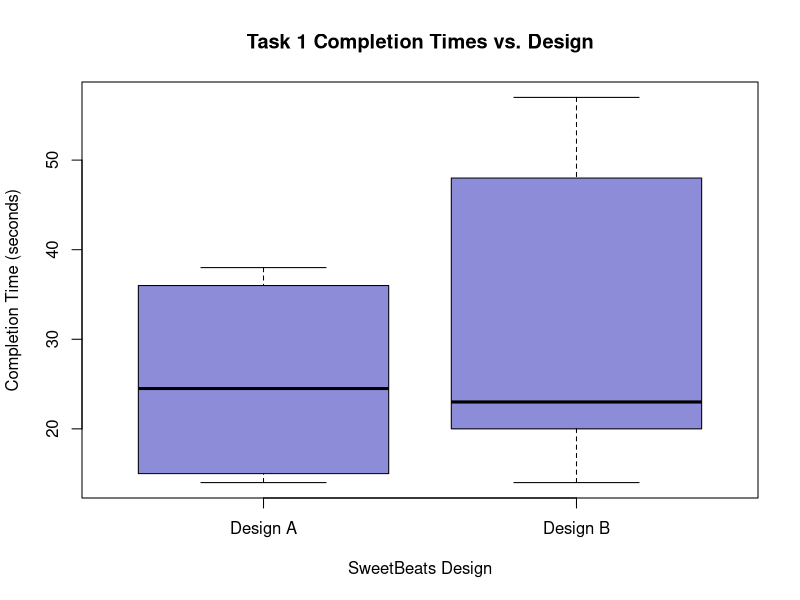
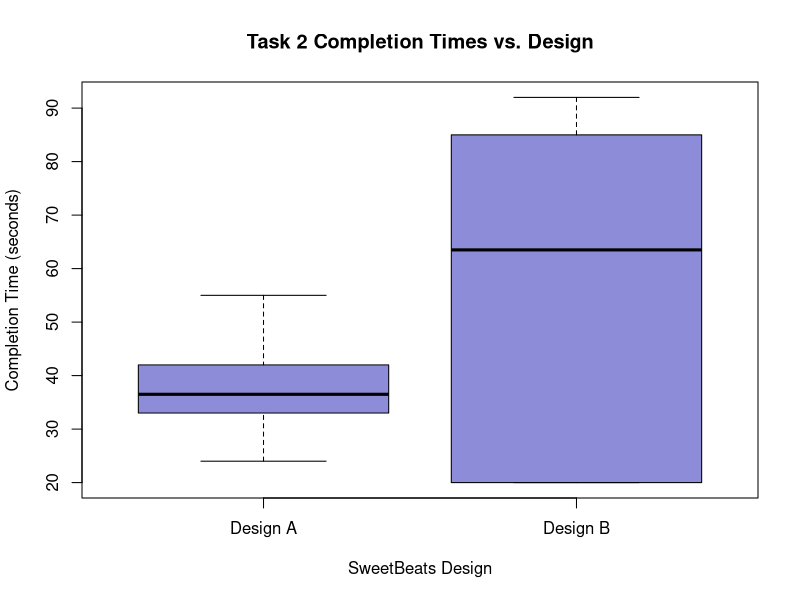
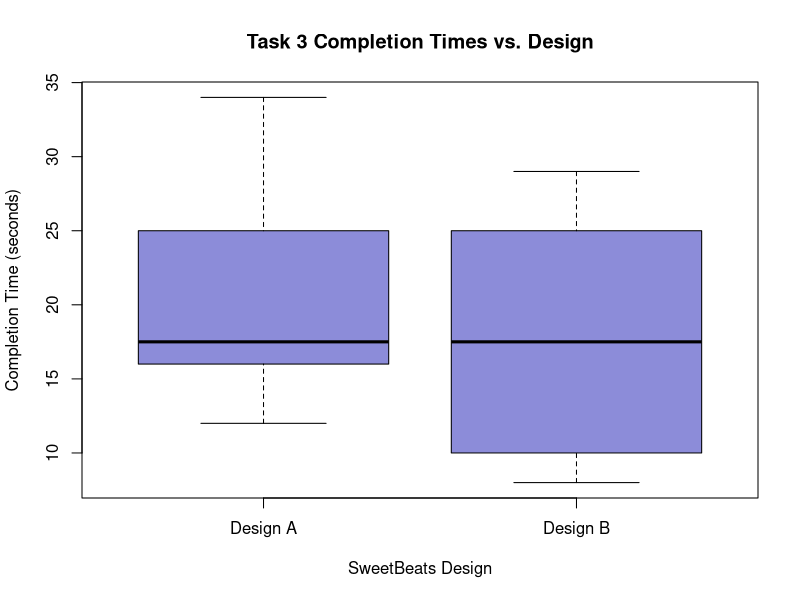
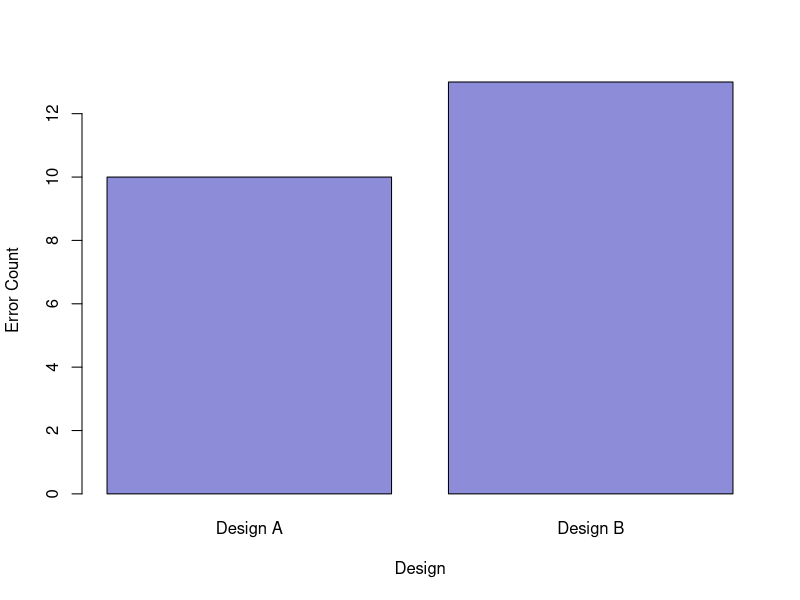

These figures' R source, in order:
# Create vectors for each of the t-tests we intend to conduct.
# These will correspond to time and error metrics for designs A, and B, for each task (including the overall usability task)

# Task times should be in seconds or minutes accross all tasks

designATask1Time <- c(30, 15, 36, 38, 14, 19)
designBTask1Time <- c(20, 14, 48, 57, 26, 20)

designATask2Time <- c(33, 55, 24, 42, 36, 37)
designBTask2Time <- c(83, 85, 20, 92, 44, 20)

designATask3Time <- c(12, 25, 34, 17, 18, 16)
designBTask3Time <- c(15, 8, 10, 29, 25, 20)

designATaskOverallTime <- c(93, 95, 46, 32, 46, 30)
designBTaskOverallTime <- c(83, 117, 86, 93, 54, 20)

designATask1Errors <- c(1, 0, 2, 1, 0, 1)
designBTask1Errors <- c(1, 0, 2, 1, 1, 0)

designATask2Errors <- c(3, 1, 1, 0, 0, 0)
designBTask2Errors <- c(4, 2, 0, 2, 0, 0)

designATask3Errors <- c(0, 0, 0, 0, 0, 0)
designBTask3Errors <- c(0, 0, 0, 0, 0, 0)

designATaskOverallErrors <- c(0, 0, 0, 0, 0, 0)
designBTaskOverallErrors <- c(0, 0, 1, 0, 0, 0)

designAExperience <- c(1, 2, 2, 1, 2, 1)
designBExperience <- c(2, 1, 1, 1, 3, 0)

designAFun <- c(4, 4, 4, 2, 5, 4)
designBFun <- c(5, 5, 5, 5, 5, 0)

designAUsefulness <- c(3, 3, 3, 1, 3, 4)
designBUsefulness <- c(4, 2, 4, 5, 3, 0)


designAUsabilityTestResults <- c(95, 87.5, 77.5, 72.5, 90, 85)
designBUsabilityTestResults <- c(72.5, 85, 92.5, 85, 70, 70)
# These might be a useful set of data points in order to compare if there
# was a significant change in the usability of the system
# after implementing our changes.
# At least on my tests (Angel), I could see participants
# reported a significantly higher usability test score than previously
# Right now this array has the scores for the 4 usability tests I conducted in user test 1
# It's missing 2 more from Jacob's tests in order to compare 6 old datapoint / 6 new dataponts

pastUsabilityScaleResults <- c(32.5, 62.5, 42.5, 55.5, 62.5, 70)

# Perform t-test for task 1 time
t_test_task_1_time <- t.test(designATask1Time, designBTask1Time)

# Perform t-test for task 2 time
t_test_task_2_time <- t.test(designATask2Time, designBTask2Time)

# Perform t-test for task 3 time
t_test_task_3_time <- t.test(designATask3Time, designBTask3Time)

# Perform t-test for overabll usability time
t_test_overall_task_time <- t.test(designATaskOverallTime, designBTaskOverallTime)

# Perform t-test for task 1 errors
t_test_task_1_err <- t.test(designATask1Errors, designBTask1Errors)

# Perform t-test for task 2 errors
t_test_task_2_err <- t.test(designATask2Errors, designBTask2Errors)

# Perform t-test for task 3 errors
t_test_task_3_err <- t.test(designATask3Errors, designBTask3Errors)

# Perform t-test for overall task errors
t_test_task_4_err <- t.test(designATaskOverallErrors, designBTaskOverallErrors)

# Perform t-test for self-reported experience required
t_test_experience <- t.test(designAExperience, designBExperience)

# Perform t-test for self-reported program fun
t_test_fun <- t.test(designAFun, designBFun)

# Perform t-test for self-reported program usefulness
t_test_usefulness <- t.test(designAUsefulness, designBUsefulness)

# Perform t-test for self-reported program usefulness
t_test_overall_usability <- t.test(designAUsabilityTestResults, designBUsabilityTestResults)


boxplot(designATask1Time,designBTask1Time, col=c(rgb(0.1,0.1,0.7,0.5), rgb(0.1,0.1,0.7,0.5)), xlab="SweetBeats Design",main="Task 1 Completion Times vs. Design", ylab="Completion Time (seconds)", names=c("Design A", "Design B"))
boxplot(designATask2Time,designBTask2Time, col=c(rgb(0.1,0.1,0.7,0.5), rgb(0.1,0.1,0.7,0.5)), xlab="SweetBeats Design",main="Task 2 Completion Times vs. Design", ylab="Completion Time (seconds)", names=c("Design A", "Design B"))
boxplot(designATask3Time,designBTask3Time, col=c(rgb(0.1,0.1,0.7,0.5), rgb(0.1,0.1,0.7,0.5)), xlab="SweetBeats Design",main="Task 3 Completion Times vs. Design", ylab="Completion Time (seconds)", names=c("Design A", "Design B"))

errCountA <- sum(c(designATask1Errors, designATask2Errors, designATask3Errors))
errCountB <- sum(c(designBTask1Errors, designBTask2Errors, designBTask3Errors))

barplot(cbind(errCountA, errCountB), col=c(rgb(0.1,0.1,0.7,0.5), rgb(0.1,0.1,0.7,0.5)), ylab="Error Count", xlab="Design", names=c("Design A", "Design B"))



print(t_test_task_1_time)
print(t_test_task_2_time)
print(t_test_task_3_time)
print(t_test_overall_task_time)
print(t_test_task_1_err)
print(t_test_task_2_err)
print(t_test_task_3_err)
print(t_test_task_4_err)
print(t_test_experience)
print(t_test_fun)
print(t_test_usefulness)
print(t_test_overall_usability)

summary(designATask1Errors)
summary(designATask2Errors)
summary(designATask3Errors)
summary(designATaskOverallErrors)
